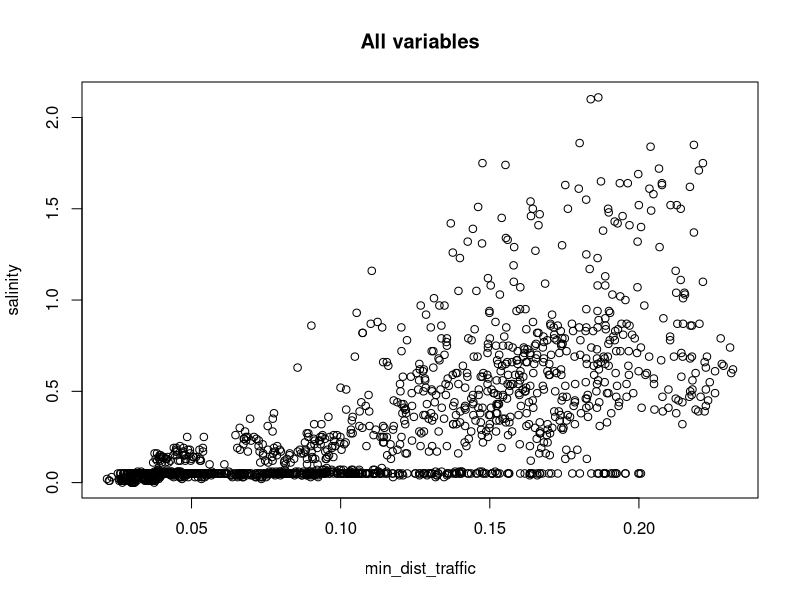

This chart was generated by the following R code: (Note: this script raises an error after producing the figure.)

df <- read.csv('all_data.csv')

###################################

df <- subset(df, df$data != 15)
df <- subset(df, df$data != 4.11)
#outliers


df <- subset(df, df$site != 'TMH')
df <- df[complete.cases(df), ] #Selected only where we have traffic data.

plot(data ~ min_dist_traffic, data = df, main="All variables", ylab = "salinity")

#adding yearly averages


library(lubridate)
library(dplyr)
annual_traffic <- read.csv('annual_traffic.csv')


#round dates down to year
df$year <- format(as.Date(df$date, format="%d/%m/%Y"),"%Y")

#find mean salinity by month
df <- df %>%
  group_by(year) %>%
  mutate(mean = mean(data))

df <- df %>%
  group_by(year) %>%
  mutate(mean = mean(data))

pred_ocean <- lm(Oceangoing ~ Total, data=annual_traffic)

annual_traffic$Oceangoing[7:9] <- predict(pred_ocean, newdata = data.frame(Total = annual_traffic$Total[7:9]))

df$percentage <- annual_traffic$percentage[match(df$year, annual_traffic$year)]
df$Oceangoing <- annual_traffic$Oceangoing[match(df$year, annual_traffic$year)]

df$percentage <- ifelse(is.na(df$percentage), 0, df$percentage)
df$percentage

df$imin_dist <- df$percentage/df$min_dist
df$iOcean <- df$Oceangoing/df$min_dist




Gatun <- subset(freshwater, freshwater$station == "Gatun")
Ciri_Grande <- subset(freshwater, freshwater$station == "Ciri_Grande")
Trinidad <- subset(freshwater, freshwater$station == "Trinidad")
Cano_Quebrado <- subset(freshwater, freshwater$station == "Cano_Quebrado")

#find mean salinity by month
Gatun <- Gatun %>%
  group_by(year) %>%
  mutate(min = min(q), max = max(q), range = max-min, mean=mean(q))

#find mean salinity by month
Ciri_Grande <- Ciri_Grande %>%
  group_by(year) %>%
  mutate(min = min(q), max = max(q), range = max-min, mean=mean(q))

#find mean salinity by month
Cano_Quebrado <- Cano_Quebrado %>%
  group_by(year) %>%
  mutate(min = min(q), max = max(q), range = max-min, mean=mean(q))

#find mean salinity by month
Trinidad <- Trinidad %>%
  group_by(year) %>%
  mutate(min = min(q), max = max(q), range = max-min, mean=mean(q))

Trinidad <- Trinidad[-c(1, 3:5)]
Trinidad <- unique(Trinidad)

Cano_Quebrado <- Cano_Quebrado[-c(1, 3:5)]
Cano_Quebrado <- unique(Cano_Quebrado)

Ciri_Grande <- Ciri_Grande[-c(1, 3:5)]
Ciri_Grande <- unique(Ciri_Grande)

Gatun <- Gatun[-c(1, 3:5)]
Gatun <- unique(Gatun)


write.csv(df, 'yearly_all_data.csv')


df$Ciri_Grande_max <- Ciri_Grande$max[match(as.numeric(df$year), as.numeric(Ciri_Grande$year))]
df$Trinidad_max <- Trinidad$max[match(as.numeric(df$year), as.numeric(Trinidad$year))]
df$Cano_Quebrado_max <- Cano_Quebrado$max[match(as.numeric(df$year), as.numeric(Cano_Quebrado$year))]
df$Gatun_max <- Gatun$max[match(as.numeric(df$year), as.numeric(Gatun$year))]


df$Ciri_Grande_min <- Ciri_Grande$min[match(as.numeric(df$year), as.numeric(Ciri_Grande$year))]
df$Trinidad_min <- Trinidad$min[match(as.numeric(df$year), as.numeric(Trinidad$year))]
df$Cano_Quebrado_min <- Cano_Quebrado$min[match(as.numeric(df$year), as.numeric(Cano_Quebrado$year))]
df$Gatun_min <- Gatun$min[match(as.numeric(df$year), as.numeric(Gatun$year))]

df$Ciri_Grande_range <- Ciri_Grande$range[match(as.numeric(df$year), as.numeric(Ciri_Grande$year))]
df$Trinidad_range <- Trinidad$range[match(as.numeric(df$year), as.numeric(Trinidad$year))]
df$Cano_Quebrado_range <- Cano_Quebrado$range[match(as.numeric(df$year), as.numeric(Cano_Quebrado$year))]
df$Gatun_range <- Gatun$range[match(as.numeric(df$year), as.numeric(Gatun$year))]

df$Ciri_Grande_mean <- Ciri_Grande$mean[match(as.numeric(df$year), as.numeric(Ciri_Grande$year))]
df$Trinidad_mean <- Trinidad$mean[match(as.numeric(df$year), as.numeric(Trinidad$year))]
df$Cano_Quebrado_mean <- Cano_Quebrado$mean[match(as.numeric(df$year), as.numeric(Cano_Quebrado$year))]
df$Gatun_mean <- Gatun$mean[match(as.numeric(df$year), as.numeric(Gatun$year))]

#what if I just look at el nino as a predictor?


df$nino_mean <- nino$mean[match(as.numeric(df$year), as.numeric(nino$year))]
df$nino_min <- nino$min[match(as.numeric(df$year), as.numeric(nino$year))]
df$nino_max <- nino$max[match(as.numeric(df$year), as.numeric(nino$year))]
df$nino_range <- nino$range[match(as.numeric(df$year), as.numeric(nino$year))]







###########################################







fit2 <- lm(mean ~ Oceangoing/min_dist + percentage/min_dist, data=df)
summary(fit2)

pred2 <- predict(fit2, newdata = data.frame(df))


plot(df$data, pred2, xlab = 'Observed', ylab = 'Predicted')
abline(0, 1, col='red')





fit2 <- lm(mean ~ Oceangoing/min_dist + percentage/min_dist + nino_max, data=df)
summary(fit2)

fit3 <- lm(mean ~ Oceangoing/min_dist + percentage/min_dist + nino_max, data=df)
summary(fit)

#distance doesn't matter? that doesn't make any sense.

pred2 <- predict(fit2, newdata = data.frame(df))


plot(df$data, pred2, xlab = 'Observed', ylab = 'Predicted')
abline(0, 1, col='red')
















